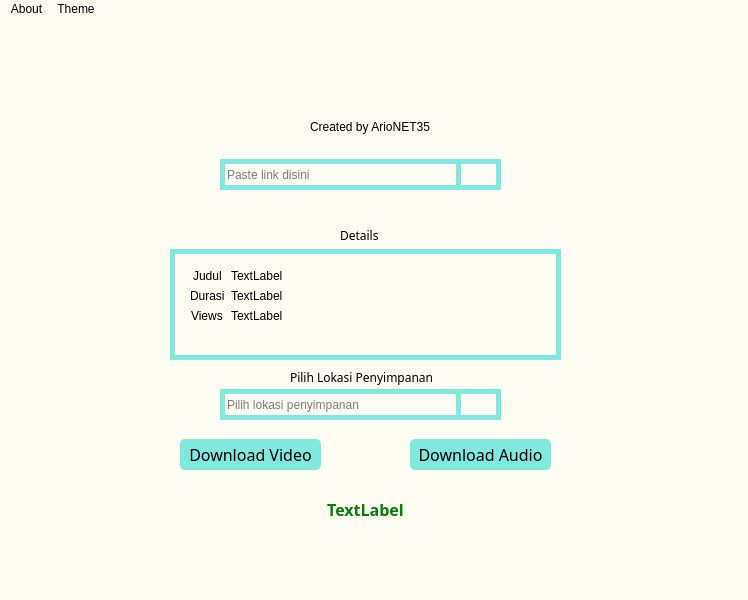
<?xml version="1.0" encoding="UTF-8"?>
<ui version="4.0">
 <class>MainWindow</class>
 <widget class="QMainWindow" name="MainWindow">
  <property name="geometry">
   <rect>
    <x>0</x>
    <y>0</y>
    <width>748</width>
    <height>600</height>
   </rect>
  </property>
  <property name="windowTitle">
   <string>Simple Youtube Downloader</string>
  </property>
  <property name="windowIcon">
   <iconset>
    <normaloff>icon/yt_logo.png</normaloff>icon/yt_logo.png</iconset>
  </property>
  <property name="styleSheet">
   <string notr="true">background-color: #FEFCF3;</string>
  </property>
  <property name="iconSize">
   <size>
    <width>32</width>
    <height>32</height>
   </size>
  </property>
  <widget class="QWidget" name="centralwidget">
   <widget class="QLabel" name="yt_logo">
    <property name="geometry">
     <rect>
      <x>300</x>
      <y>20</y>
      <width>151</width>
      <height>71</height>
     </rect>
    </property>
    <property name="text">
     <string/>
    </property>
    <property name="pixmap">
     <pixmap>icon/yt_logo.png</pixmap>
    </property>
    <property name="scaledContents">
     <bool>true</bool>
    </property>
   </widget>
   <widget class="QLabel" name="author_text">
    <property name="geometry">
     <rect>
      <x>310</x>
      <y>100</y>
      <width>151</width>
      <height>16</height>
     </rect>
    </property>
    <property name="text">
     <string>Created by ArioNET35</string>
    </property>
   </widget>
   <widget class="QLineEdit" name="link_yt">
    <property name="geometry">
     <rect>
      <x>220</x>
      <y>140</y>
      <width>241</width>
      <height>31</height>
     </rect>
    </property>
    <property name="styleSheet">
     <string notr="true">border-style: solid;
border-width: 5px;
border-color: #7FE9DE;</string>
    </property>
    <property name="placeholderText">
     <string>Paste link disini</string>
    </property>
   </widget>
   <widget class="QPushButton" name="btn_getlink">
    <property name="geometry">
     <rect>
      <x>450</x>
      <y>140</y>
      <width>51</width>
      <height>31</height>
     </rect>
    </property>
    <property name="styleSheet">
     <string notr="true">border-style: solid;
border-width: 5px;
border-color: #7FE9DE;</string>
    </property>
    <property name="text">
     <string/>
    </property>
    <property name="icon">
     <iconset>
      <normaloff>icon/arrow.png</normaloff>icon/arrow.png</iconset>
    </property>
   </widget>
   <widget class="QLabel" name="label_border">
    <property name="geometry">
     <rect>
      <x>170</x>
      <y>230</y>
      <width>391</width>
      <height>111</height>
     </rect>
    </property>
    <property name="styleSheet">
     <string notr="true">border-width: 5px;
border-style: solid;
border-color: #7FE9DE;</string>
    </property>
    <property name="text">
     <string/>
    </property>
   </widget>
   <widget class="QWidget" name="formLayoutWidget">
    <property name="geometry">
     <rect>
      <x>190</x>
      <y>250</y>
      <width>351</width>
      <height>71</height>
     </rect>
    </property>
    <layout class="QFormLayout" name="formLayout">
     <property name="sizeConstraint">
      <enum>QLayout::SetFixedSize</enum>
     </property>
     <property name="labelAlignment">
      <set>Qt::AlignCenter</set>
     </property>
     <property name="formAlignment">
      <set>Qt::AlignJustify|Qt::AlignVCenter</set>
     </property>
     <item row="0" column="0">
      <widget class="QLabel" name="judul">
       <property name="enabled">
        <bool>true</bool>
       </property>
       <property name="text">
        <string>Judul</string>
       </property>
       <property name="scaledContents">
        <bool>true</bool>
       </property>
       <property name="wordWrap">
        <bool>false</bool>
       </property>
       <property name="openExternalLinks">
        <bool>false</bool>
       </property>
      </widget>
     </item>
     <item row="0" column="1">
      <widget class="QLabel" name="getjudul">
       <property name="text">
        <string>TextLabel</string>
       </property>
      </widget>
     </item>
     <item row="1" column="0">
      <widget class="QLabel" name="durasi">
       <property name="text">
        <string>Durasi</string>
       </property>
      </widget>
     </item>
     <item row="1" column="1">
      <widget class="QLabel" name="getdurasi">
       <property name="text">
        <string>TextLabel</string>
       </property>
      </widget>
     </item>
     <item row="2" column="0">
      <widget class="QLabel" name="views">
       <property name="text">
        <string>Views</string>
       </property>
      </widget>
     </item>
     <item row="2" column="1">
      <widget class="QLabel" name="getviews">
       <property name="text">
        <string>TextLabel</string>
       </property>
      </widget>
     </item>
    </layout>
   </widget>
   <widget class="QLabel" name="details">
    <property name="geometry">
     <rect>
      <x>340</x>
      <y>210</y>
      <width>47</width>
      <height>13</height>
     </rect>
    </property>
    <property name="font">
     <font>
      <family>Arial Rounded MT Bold</family>
     </font>
    </property>
    <property name="text">
     <string>Details</string>
    </property>
   </widget>
   <widget class="QPushButton" name="dvideo">
    <property name="geometry">
     <rect>
      <x>180</x>
      <y>420</y>
      <width>141</width>
      <height>31</height>
     </rect>
    </property>
    <property name="font">
     <font>
      <family>Arial Rounded MT Bold</family>
      <pointsize>12</pointsize>
     </font>
    </property>
    <property name="styleSheet">
     <string notr="true">background-color: #7FE9DE;
border-style: rounded;
border-radius: 5px;</string>
    </property>
    <property name="text">
     <string>Download Video</string>
    </property>
   </widget>
   <widget class="QPushButton" name="btn_getlokasi">
    <property name="geometry">
     <rect>
      <x>450</x>
      <y>370</y>
      <width>51</width>
      <height>31</height>
     </rect>
    </property>
    <property name="styleSheet">
     <string notr="true">border-style: solid;
border-width: 5px;
border-color: #7FE9DE;</string>
    </property>
    <property name="text">
     <string/>
    </property>
    <property name="icon">
     <iconset>
      <normaloff>icon/folder-horizontal-open.png</normaloff>icon/folder-horizontal-open.png</iconset>
    </property>
   </widget>
   <widget class="QLineEdit" name="link_lokasi">
    <property name="geometry">
     <rect>
      <x>220</x>
      <y>370</y>
      <width>241</width>
      <height>31</height>
     </rect>
    </property>
    <property name="styleSheet">
     <string notr="true">border-style: solid;
border-width: 5px;
border-color: #7FE9DE;</string>
    </property>
    <property name="placeholderText">
     <string>Pilih lokasi penyimpanan</string>
    </property>
   </widget>
   <widget class="QPushButton" name="daudio">
    <property name="geometry">
     <rect>
      <x>410</x>
      <y>420</y>
      <width>141</width>
      <height>31</height>
     </rect>
    </property>
    <property name="font">
     <font>
      <family>Arial Rounded MT Bold</family>
      <pointsize>12</pointsize>
     </font>
    </property>
    <property name="styleSheet">
     <string notr="true">background-color: #7FE9DE;
border-style: rounded;
border-radius: 5px;</string>
    </property>
    <property name="text">
     <string>Download Audio</string>
    </property>
   </widget>
   <widget class="QLabel" name="lokasi">
    <property name="geometry">
     <rect>
      <x>290</x>
      <y>350</y>
      <width>151</width>
      <height>16</height>
     </rect>
    </property>
    <property name="font">
     <font>
      <family>Arial Rounded MT Bold</family>
     </font>
    </property>
    <property name="text">
     <string>Pilih Lokasi Penyimpanan</string>
    </property>
   </widget>
   <widget class="QLabel" name="success">
    <property name="geometry">
     <rect>
      <x>190</x>
      <y>480</y>
      <width>351</width>
      <height>20</height>
     </rect>
    </property>
    <property name="font">
     <font>
      <family>Agency FB</family>
      <pointsize>12</pointsize>
      <weight>75</weight>
      <bold>true</bold>
     </font>
    </property>
    <property name="styleSheet">
     <string notr="true">color: green;</string>
    </property>
    <property name="text">
     <string>TextLabel</string>
    </property>
    <property name="alignment">
     <set>Qt::AlignCenter</set>
    </property>
   </widget>
   <zorder>yt_logo</zorder>
   <zorder>author_text</zorder>
   <zorder>btn_getlink</zorder>
   <zorder>link_yt</zorder>
   <zorder>label_border</zorder>
   <zorder>formLayoutWidget</zorder>
   <zorder>details</zorder>
   <zorder>dvideo</zorder>
   <zorder>btn_getlokasi</zorder>
   <zorder>link_lokasi</zorder>
   <zorder>daudio</zorder>
   <zorder>lokasi</zorder>
   <zorder>success</zorder>
  </widget>
  <widget class="QMenuBar" name="menubar">
   <property name="geometry">
    <rect>
     <x>0</x>
     <y>0</y>
     <width>748</width>
     <height>21</height>
    </rect>
   </property>
   <widget class="QMenu" name="menuAbout">
    <property name="title">
     <string>About</string>
    </property>
    <addaction name="actionAuthor"/>
   </widget>
   <widget class="QMenu" name="menuTheme">
    <property name="title">
     <string>Theme</string>
    </property>
    <addaction name="actionLight"/>
    <addaction name="actionDark"/>
    <addaction name="actionPDIP"/>
   </widget>
   <addaction name="menuAbout"/>
   <addaction name="menuTheme"/>
  </widget>
  <widget class="QStatusBar" name="statusbar"/>
  <action name="actionAuthor">
   <property name="text">
    <string>Author</string>
   </property>
  </action>
  <action name="actionLight">
   <property name="text">
    <string>Light</string>
   </property>
  </action>
  <action name="actionDark">
   <property name="text">
    <string>Dark</string>
   </property>
  </action>
  <action name="actionPDIP">
   <property name="text">
    <string>PDIP</string>
   </property>
  </action>
 </widget>
 <resources/>
 <connections/>
</ui>
